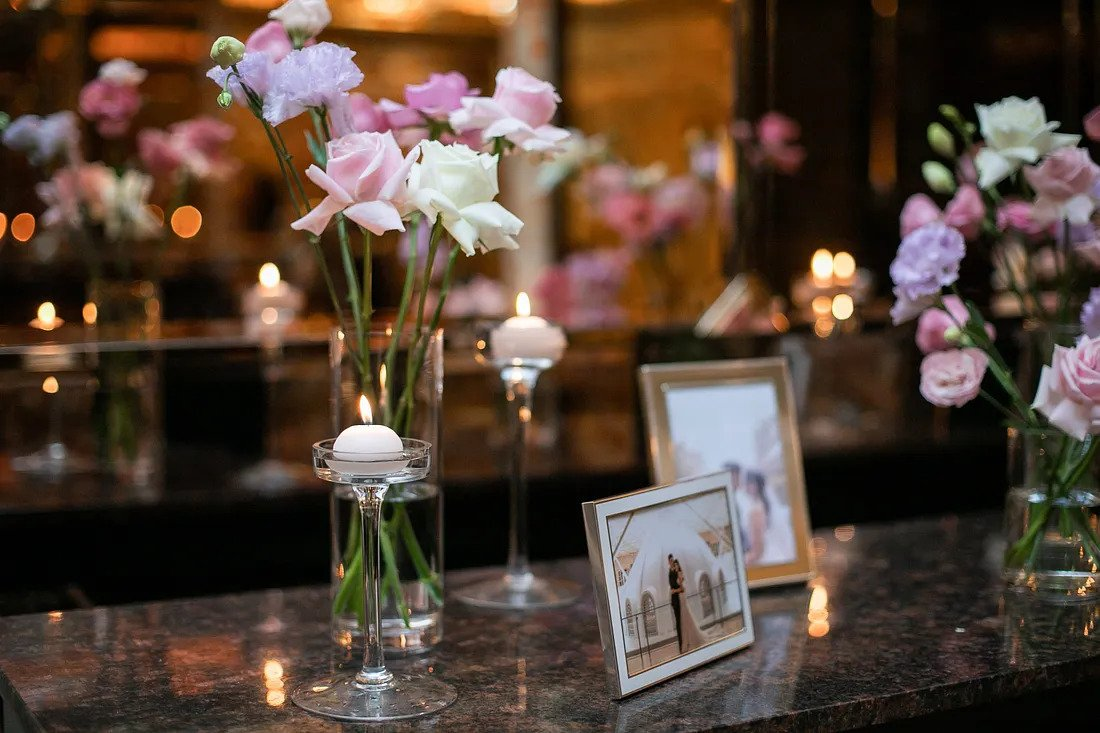
#> input picture sample_image.jpg, 1100 x 733 px
$ jupyter execute --allow-errors main.ipynb   (older library calls are emulated)
#> lines starting #> are read from the running program, lines starting #| are printed output that depends on the picture
[cell 1]
from PIL import Image, ImageOps, ExifTags, ImageEnhance
import matplotlib.pyplot as plt
import numpy as np
import cv2
from skimage.util import random_noise

[cell 2]
# Resolving Metadata Issues from image
img = Image.open('sample_image.jpg')
#> img is the input picture: PIL image 1100x733 RGB; mean R, G, B 84.5, 66.8, 54.6

exif = { ExifTags.TAGS[k]: v for k, v in img._getexif().items() if k in ExifTags.TAGS }
#> exif = 8 items
print(exif)
#| {'ResolutionUnit': 2, 'ExifOffset': 110, 'YResolution': 72.0, 'Orientation': 1, 'XResolution': 72.0, 'Artist': 'MAXIXEN', 'ExifImageWidth': 1100, 'ExifImageHeight': 733}

[cell 3]
# Inputs percentage and image, and returns the image by adding
# white/gray/black border. Border size should be according to the percentage
# of width and height.

def taking_image(x, y, z):
    if z == 'white':
        selected_color = (255,255,255)
    elif z == 'gray':
        selected_color = (128,128,128)
    else:
        selected_color = (0,0,0)
    bordered =  ImageOps.expand(x, border=y, fill=selected_color)
    return plt.imshow(bordered)

my_image = Image.open('sample_image.jpg')
width = int(input("Enter width of border: "))
#> the answer given: 100
height = int(input("Enter height of border: "))
#> the answer given: 100
choice = input("which color of border? Type 'White', 'Gray' or 'Black").lower()
border_percentage = (height, width)


taking_image(my_image, border_percentage, choice)
#> in taking_image, `bordered =  ImageOps.expand(x, border=y, fill=selected_color)`:
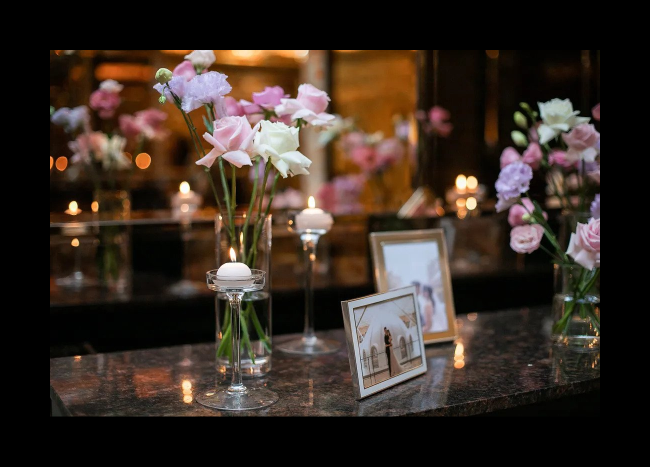
#> bordered: PIL image 1300x933 RGB (shown at 1/2 size); mean R, G, B 56.2, 44.4, 36.3

[cell 4]
# Inputs image, and resize the image with fix width size 1024 pixels and
# the heights should be adjust according to the aspect ratio of the image

my_image = Image.open('sample_image.jpg')

def resizing(image):
    height = image.size[0]
#> height = 1100
    image_width = image.size[1]
#> image_width = 733

    new_width = 1024
    leftover = abs(new_width-image_width)
#> leftover = 291
    if new_width > image_width:
        adjusted_height = height - leftover
#> adjusted_height = 809
    else:
        adjusted_height = height + leftover

    image = image.resize((new_width, adjusted_height), Image.ANTIALIAS)
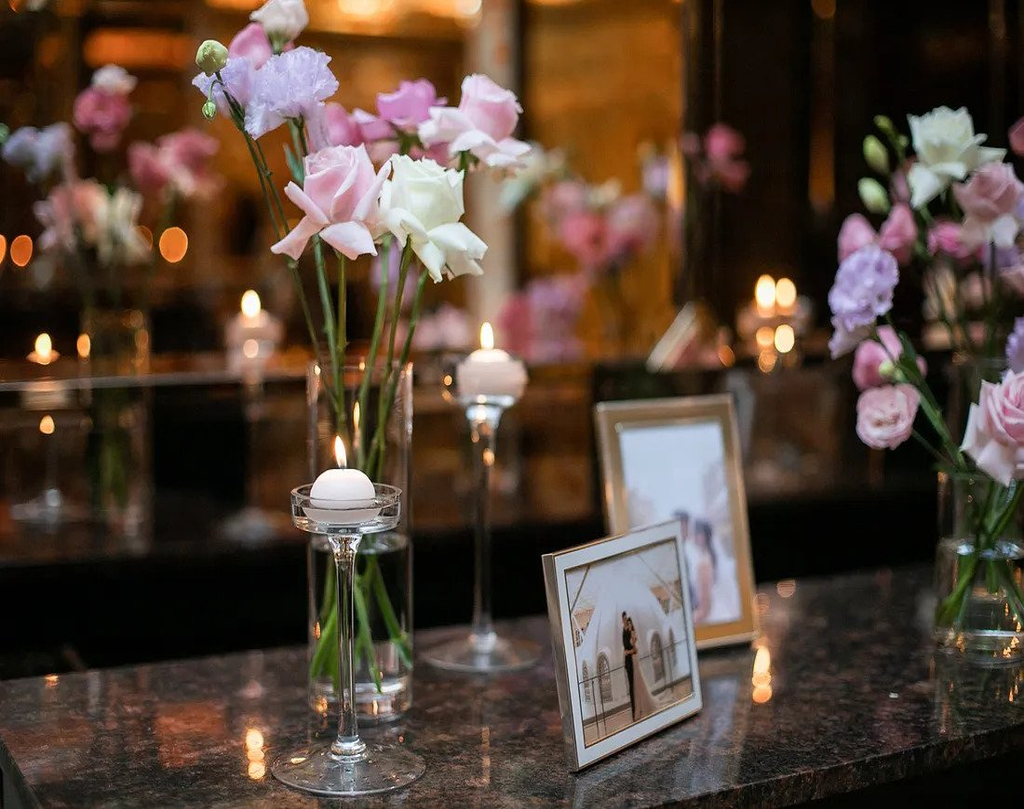
#> image: PIL image 1024x809 RGB; mean R, G, B 84.5, 66.8, 54.7
    print(image.size)
#| (1024, 809)

    return plt.imshow(image)


resizing(my_image)

[cell 5]
# Inputs an image and multiplying factor, and returns the resized image
# according to multiplying factor.
def multiply_factor(img, factor):
    factor = mul_factor/100
    width = int(img.shape[1] * factor)
    height = int(img.shape[0] * factor)
    new_image = cv2.resize(img, (width, height))
    return plt.imshow(new_image), new_image.shape


image = cv2.imread('sample_image.jpg')
#> image: shape (733, 1100, 3)
mul_factor = int(input("Enter a resize percentage: "))
#> the answer given: 100

multiply_factor(image, mul_factor)

[cell 6]
# Inputs an image and add noice on it
def noise_image(img):
    noise_img = random_noise(img, mode='s&p', amount=0.4)
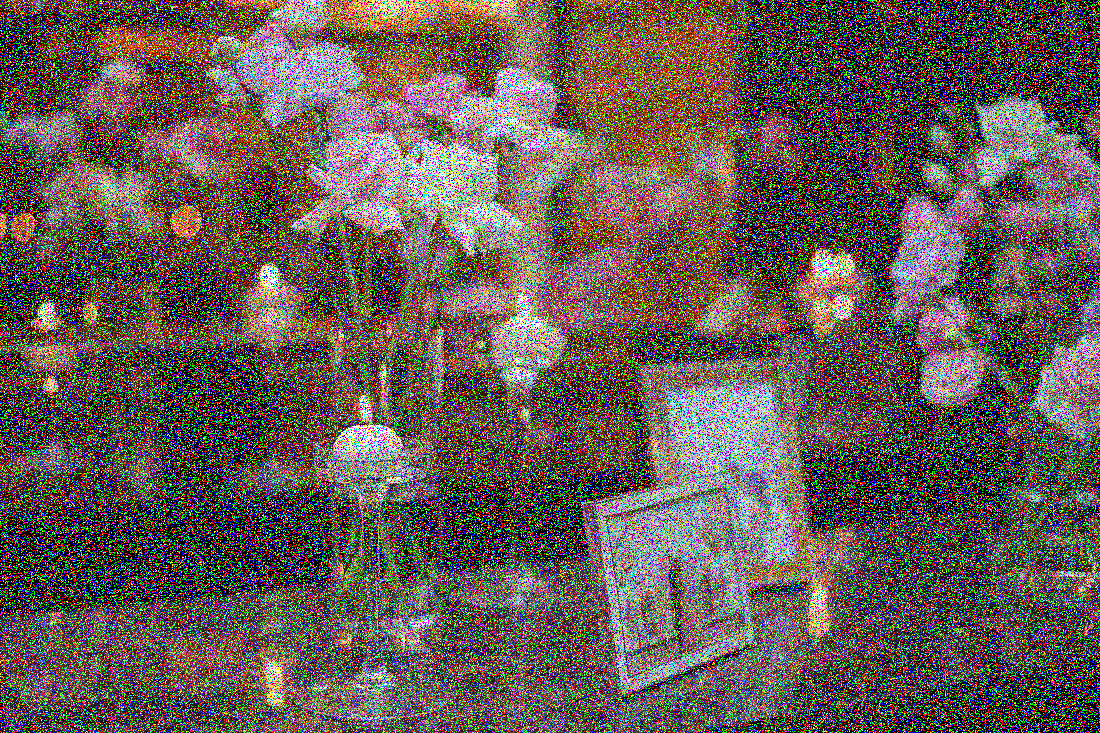
#> noise_img: shape (733, 1100, 3) float64; mean B, G, R 0.328, 0.357, 0.399
    noise_img = np.array(255*noise_img, dtype = 'uint8')

    return plt.imshow(noise_img)

noise_image(image)

[cell 7]
# Inputs an image and add blur on it
def blur(img):
    img_rst = cv2.blur(img, (10,10))
    return plt.imshow(img_rst)

blur(image)

[cell 8]
# Inputs an image and change brightness of that image

image = Image.open('sample_image.jpg')
def brightness(img):
    enhancer = ImageEnhance.Brightness(img)

    factor = 1.5 # Brightens the Image
    img_output = enhancer.enhance(factor)
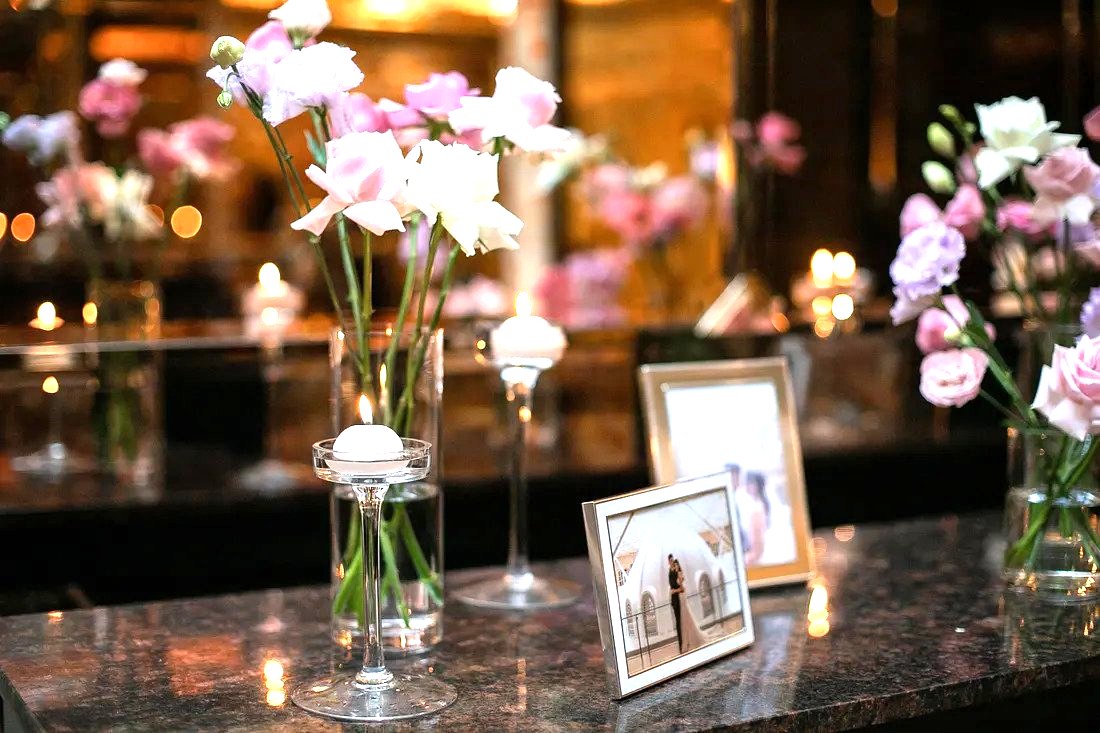
#> img_output: PIL image 1100x733 RGB; mean R, G, B 121.1, 96.7, 77.3
    return plt.imshow(img_output)

brightness(image)

[cell 9]
# Inputs an image, calculate histograms of that image and remove the pixels colors,
# whose frequency is less (grayscale)
image = cv2.imread('sample_image.jpg')
def histogram(img):
    gray_img = cv2.cvtColor(img, cv2.COLOR_BGR2GRAY)
    # hist = cv2.calcHist([gray_img], [0], None, [256], [0, 256])
    plt.hist(gray_img.ravel(), 256, [0, 256])
    return plt.show()
#> figure, not shown here; tallest bar 27738 high, from x = 2 to 3

histogram(image)

[cell 10]
# Canny edge detection
image = cv2.imread('abc.png', cv2.IMREAD_GRAYSCALE)
edges = cv2.Canny(image, 100, 200)
plt.subplot(121)
#> (the rest of this cell did not finish here and is left out)

[cell 11]
#Sobel edge detection
img = cv2.imread('sample_image.jpg')

laplacian = cv2.Laplacian(img,cv2.CV_64F)
sobelx = cv2.Sobel(img,cv2.CV_64F,1,0,ksize=5)  # x
sobely = cv2.Sobel(img,cv2.CV_64F,0,1,ksize=5)  # y
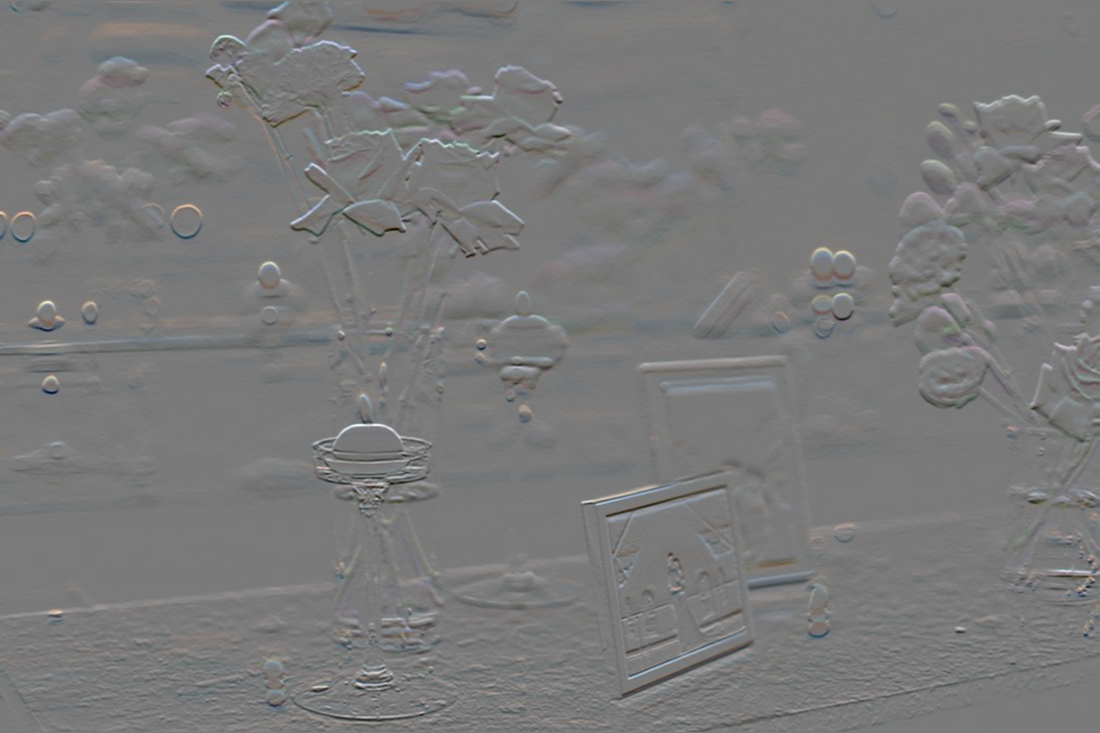
#> sobely: shape (733, 1100, 3) float64; mean B, G, R -0.3, -5, -9.9; drawn with min black and max white

plt.subplot(2,2,1),plt.imshow(img,cmap = 'gray')
plt.title('Original'), plt.xticks([]), plt.yticks([])
plt.subplot(2,2,2),plt.imshow(laplacian,cmap = 'gray')
plt.title('Laplacian'), plt.xticks([]), plt.yticks([])
plt.subplot(2,2,3),plt.imshow(sobelx,cmap = 'gray')
plt.title('Sobel X'), plt.xticks([]), plt.yticks([])
plt.subplot(2,2,4),plt.imshow(sobely,cmap = 'gray')
plt.title('Sobel Y'), plt.xticks([]), plt.yticks([])

plt.show()
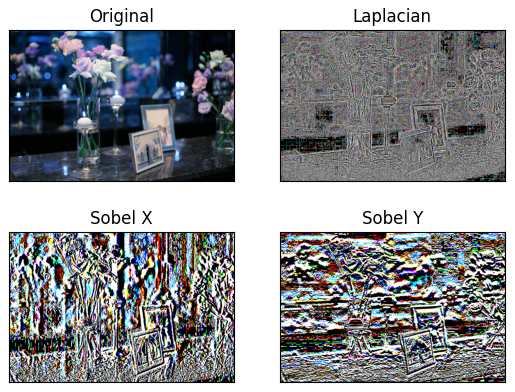
#> figure drawn by matplotlib, 4 panels; B, G, R data is drawn as R, G, B
